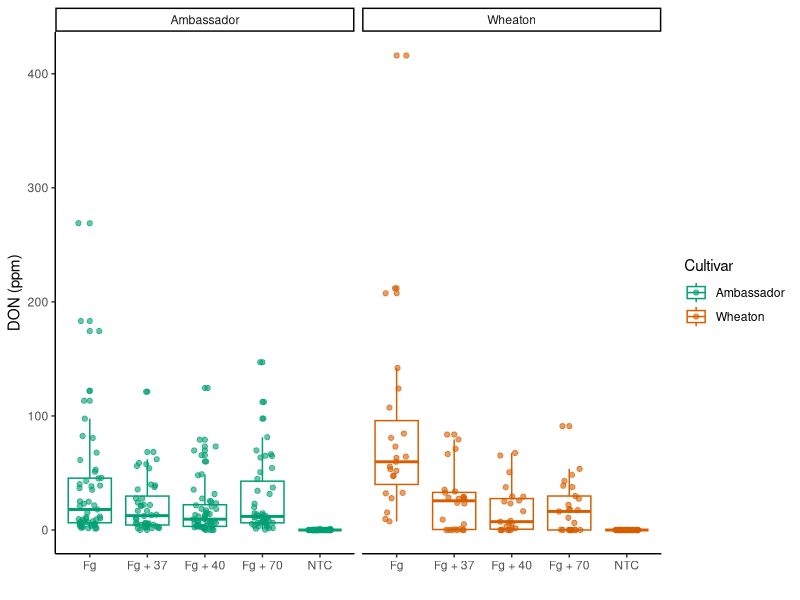
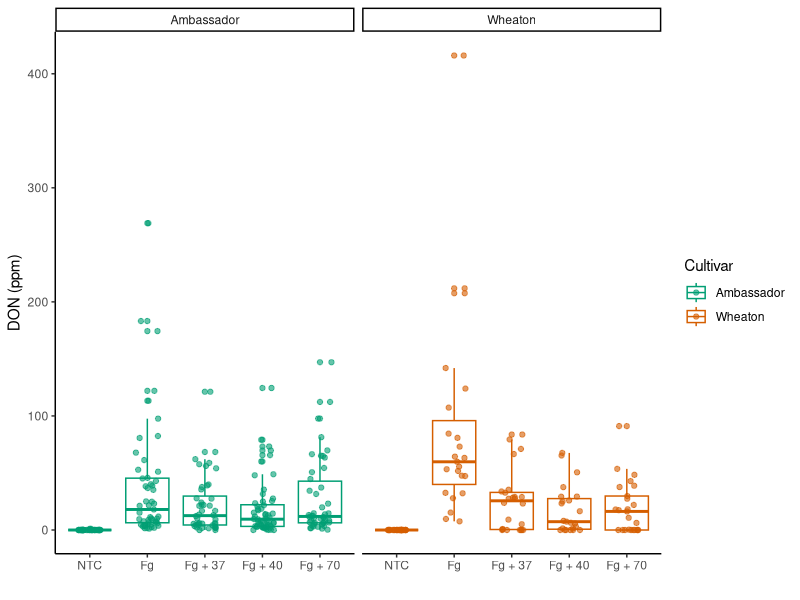
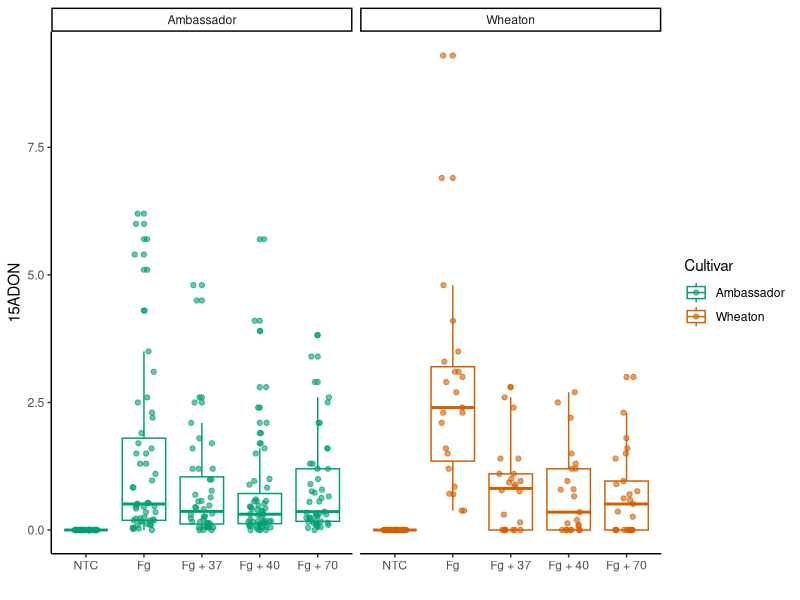
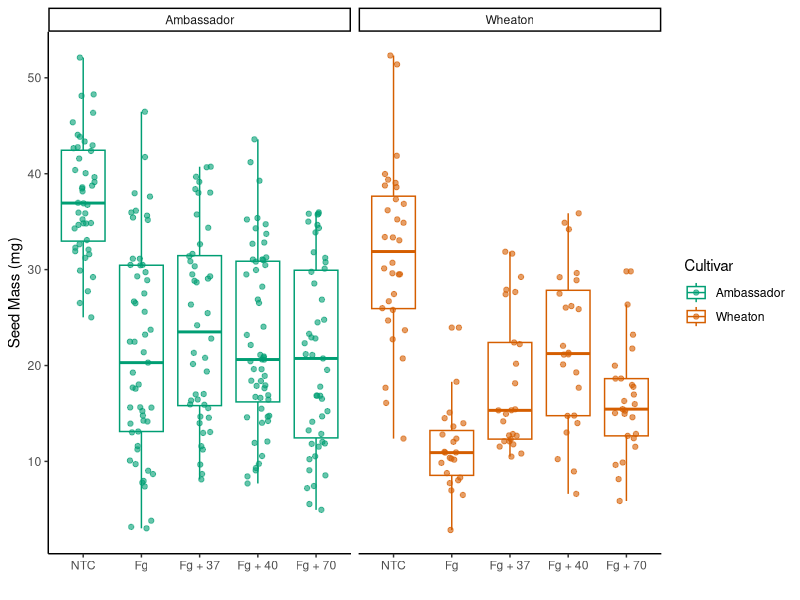
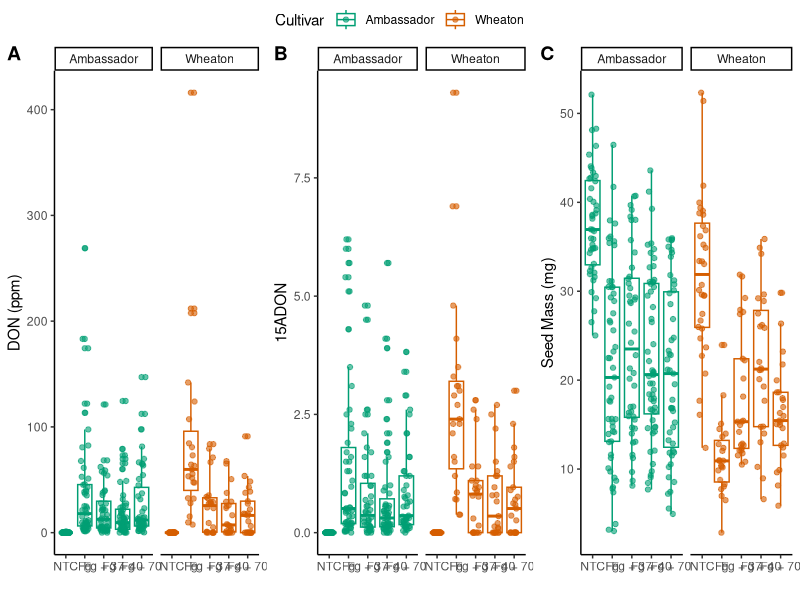
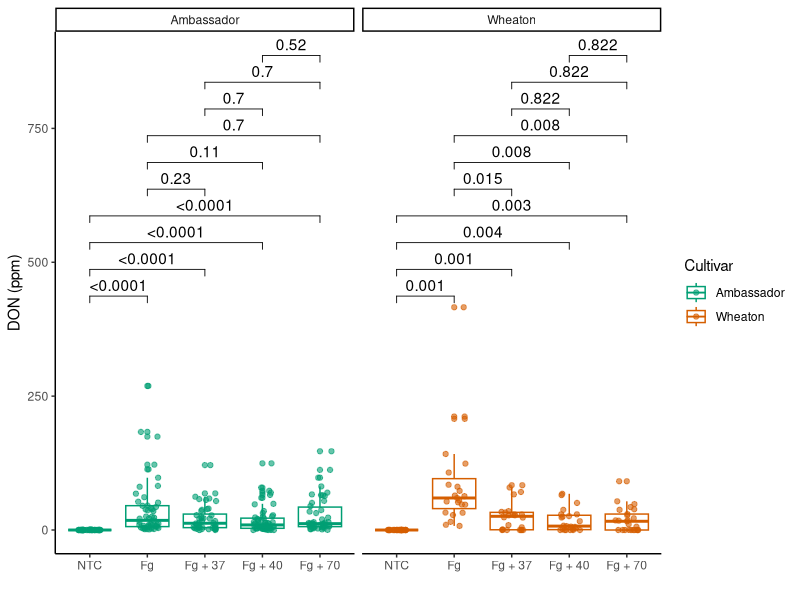
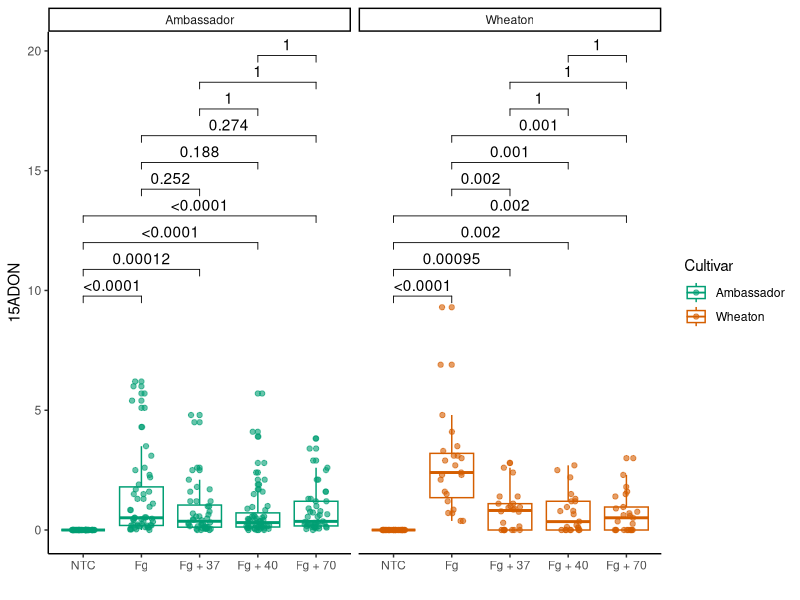
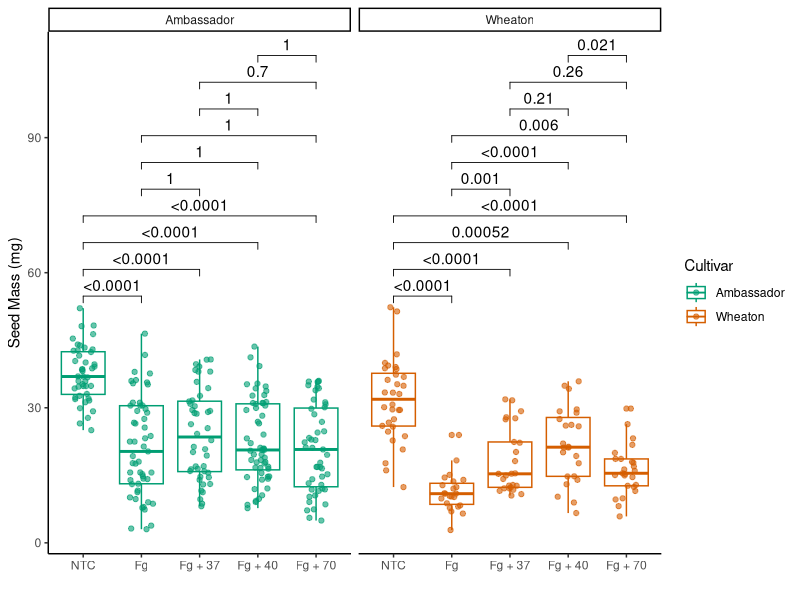

Generate these figures, in order, with R:
## ---- chunk 1
datum <- read.csv ("MycotoxinData.csv" , na.strings = "na") #loading data in R
str(datum)  #viewing the structure of the data
library(ggplot2) #loading library ggplot2
cbbPalette <- c("#000000", "#E69F00", "#56B4E9", "#009E73", "#F0E442", "#0072B2", "#D55E00", "#CC79A7") #loading color blind palette

boxplot <- ggplot(data = datum, aes(x = Treatment, y = DON, color = Cultivar)) + #defining aesthetics x as Treatment and y as DON
  geom_boxplot(position = position_dodge(), alpha = 0.6) +  #creating box plot without overlap and setting transparency of outlier as 0.6
  geom_point(position = position_jitterdodge(), alpha = 0.6) + #filling the box plot with data points without overlap and setting transparency of the data points as 0.6
  scale_color_manual(values = c(cbbPalette[[4]], cbbPalette[[7]])) + #setting colors of boxplot and data points manually
  xlab("") + #labelling x axis
  ylab("DON (ppm)") + #labelling y axis
  theme_classic() + #setting theme classic to make plain white background
  facet_wrap(~Cultivar) #separating the plots according to cultivars
boxplot
## ---- chunk 2
datum$Treatment <- factor(datum$Treatment, levels = c("NTC", "Fg", "Fg + 37", "Fg + 40", "Fg + 70")) #changing the order of the treatments as mentioned
boxplot1 <- ggplot(data = datum, aes(x = Treatment, y = DON, color = Cultivar)) +  #defining aesthetics x as Treatment and y as DON
  geom_boxplot(position = position_dodge(), alpha = 0.6) + #creating box plot without overlap and setting transparency of outlier as 0.6
  geom_point(position = position_jitterdodge(), alpha = 0.6) + #filling the box plot with data points without overlap and setting transparency of the data points as 0.6
  scale_color_manual(values = c(cbbPalette[[4]], cbbPalette[[7]])) + #setting colors of boxplot and data points manually
  xlab("") + #labelling x axis
  ylab("DON (ppm)") + #labelling y axis
  theme_classic() + #setting theme classic to make plain white background
  facet_wrap(~Cultivar) #separating the plots according to cultivars
boxplot1
## ---- chunk 3
datum$Treatment <- factor(datum$Treatment, levels = c("NTC", "Fg", "Fg + 37", "Fg + 40", "Fg + 70")) #changing the order of the treatments as mentioned
boxplot_15ADON <- ggplot(data = datum, aes(x = Treatment, y = X15ADON, color = Cultivar)) + #defining aesthetics x as Treatment and y as DON
  geom_boxplot(position = position_dodge(), alpha = 0.6) + #creating box plot without overlap and setting transparency of outlier as 0.6
  geom_point(position = position_jitterdodge(), alpha = 0.6) + #filling the box plot with data points without overlap and setting transparency of the data points as 0.6
   scale_color_manual(values = c(cbbPalette[[4]], cbbPalette[[7]])) + #setting colors of boxplot and data points manually
  xlab("") + #labelling x axis
  ylab("15ADON") + #labelling y axis
  theme_classic() + #setting theme classic to make plain white background
  facet_wrap(~Cultivar) #separating the plots according to cultivars
boxplot_15ADON

boxplot_massperseed <- ggplot(data = datum, aes(x = Treatment, y = MassperSeed_mg, color = Cultivar)) + #defining aesthetics x as Treatment and y as DON
  geom_boxplot(position = position_dodge(), alpha = 0.6) + #creating box plot without overlap and setting transparency of outlier as 0.6
  geom_point(position = position_jitterdodge(), alpha = 0.6) + #filling the box plot with data points without overlap and setting transparency of the data points as 0.6
   scale_color_manual(values = c(cbbPalette[[4]], cbbPalette[[7]])) + #setting colors of boxplot and data points manually
  xlab("") + #labelling x axis
  ylab("Seed Mass (mg)") + #labelling y axis
  theme_classic() + #setting theme classic to make plain white background
  facet_wrap(~Cultivar) #separating the plots according to cultivars
boxplot_massperseed

## ---- chunk 4
library(ggpubr)
figure <- ggarrange( 
  boxplot1, #plotting boxplot1
  boxplot_15ADON, #plotting boxplot_15ADON
  boxplot_massperseed, #plotting boxplot_massperseed
  labels = "AUTO", #setting labels as A, B and C
  nrow = 1, #combining figures with single row
  ncol = 3, #combining figures with 3 columns
  common.legend = TRUE, #combining legends for all three figures as one
  legend = TRUE #displaying legend
)
figure
## ---- chunk 5
boxplot1_pwc <- boxplot1 + 
  geom_pwc(aes(group = Treatment), method = "t.test", label = "p.adj.format") #pair-wise comparisons between treatments
boxplot1_pwc

boxplot_15ADON_pwc <- boxplot_15ADON +
  geom_pwc(aes(group = Treatment), method = "t.test", label = "p.adj.format")  #pair-wise comparisons between treatments
 boxplot_15ADON_pwc

 boxplot_massperseed_pwc <- boxplot_massperseed +
  geom_pwc(aes(group = Treatment), method = "t.test", label = "p.adj.format") #pair-wise comparisons between treatments
 boxplot_massperseed_pwc
 
 figure_pwc <- ggarrange( 
  boxplot1_pwc, #plotting boxplot1_pwc
  boxplot_15ADON_pwc, #plotting boxplot_15ADON_pwc
  boxplot_massperseed_pwc, #plotting boxplot_massperseed_pwc
  labels = "AUTO", #setting labels as A, B and C
  nrow = 1, #combining figures with single row
  ncol = 3, #combining figures with 3 columns
  common.legend = TRUE, #combining legends for all three figures as one
  legend = TRUE #displaying legend
)
figure_pwc
 
